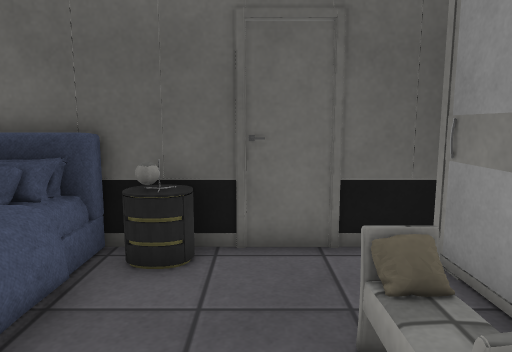
View 1 (above)

12 first-person views from a walk through a 3-D level made in the Unity game engine. The camera is 1.2 m above the floor, tilts 8° down and sees 70° across. The floor is counted in squares, 0.5 m on a side. Each view is taken from the middle of a square. On the plan, view 1 faces up. The plan holds only what a view shows up to about 20 squares ahead; the rest is blank. Some animated figures are left out. Some surface patterns are stand-ins.

View 2
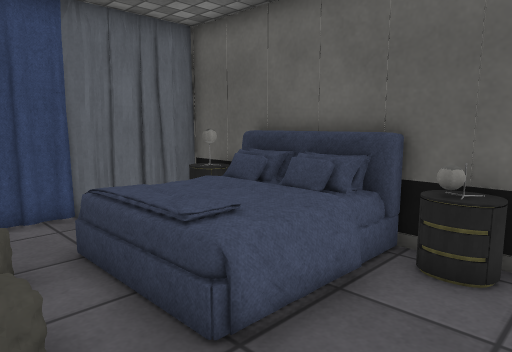

View 3
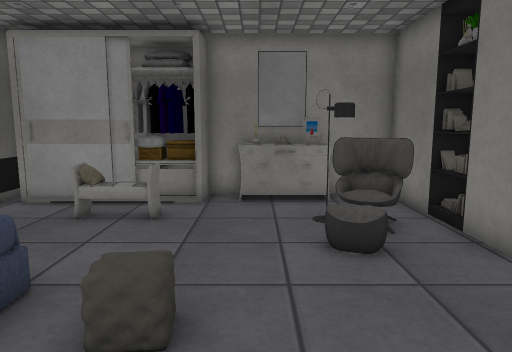

View 4
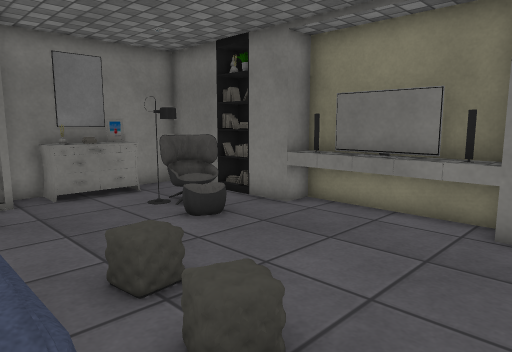

View 5
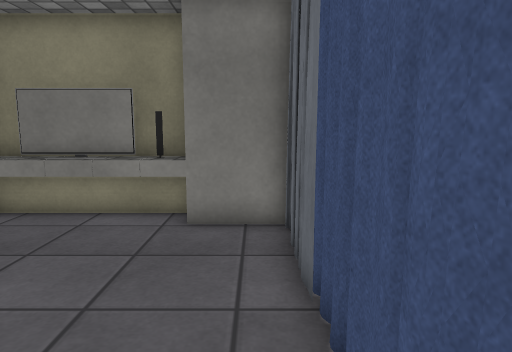

View 6
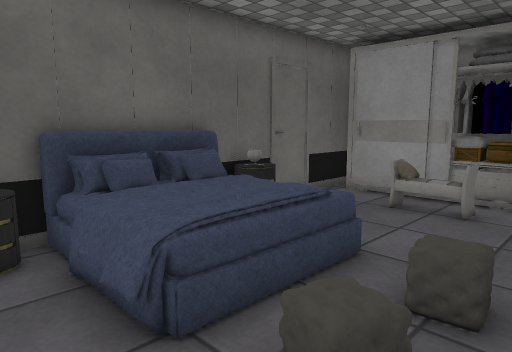

View 7
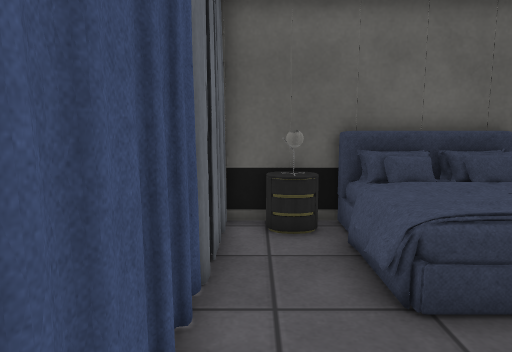

View 8
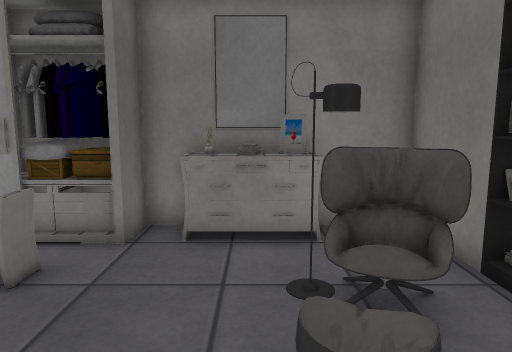

View 9
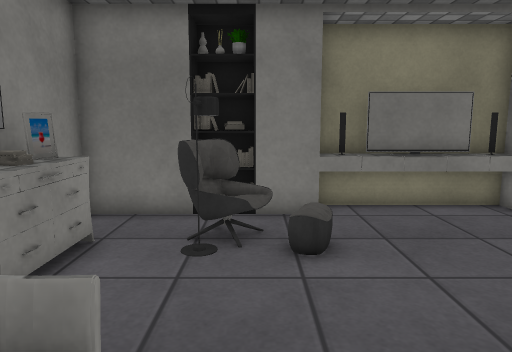

View 10
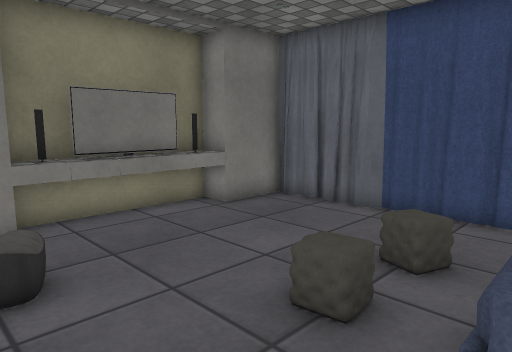

View 11
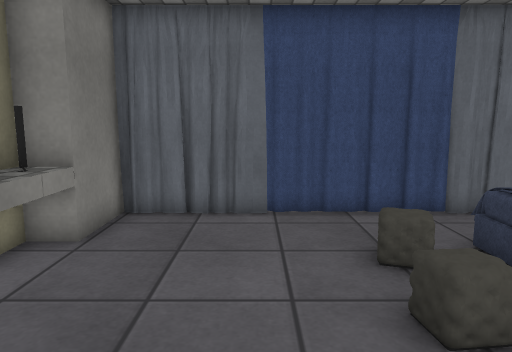

View 12
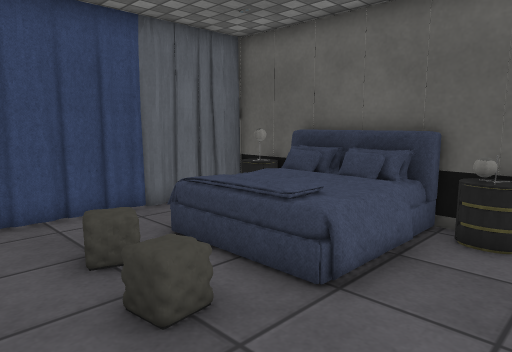

### Floor plan
Points are (right, up) in squares from view 1. A wall is a line through its corners. A room is listed if a view was taken in it or the views show most of it. See-through windows are left out.
Room 1 (views 1, 2, 3, 4, 5, 6, 7, 8, 9, 10, 11, 12)
walls: (-9.8, -0.5) (-10, -2.3); (-9.8, -1.3) (-9.9, -1.8) (-9.7, -2.5) (-10, -3.2); (-9.6, -2.3) (-9.5, -2.8); (-10, 0.1) (-10.1, -0.4) (-9.9, -1) (-9.7, -3.7); (-9.9, 1.4) (-9.9, 0.5) (-9.8, -0.1); (-9.9, 1.6) (-9.7, 0.9) (-9.8, 0.2); (-9.8, 2.2) (-9.8, 1.7); (1.4, -5.7) (4.6, -5.7) (4.6, 0.8); (-9.8, -2.4) (-9.9, -3); (-9.7, -2.7) (-9.8, -5.7); (-10, 1.9) (-9.7, 0.7); (0, -6.8) (1.7, -6.8) (1.7, -5.6); (-10, -2.5) (-10.1, -3.6); (-9.7, 3.4) (-9.8, 2.6); (-9.7, 3.5) (-9.9, 2.9) (-9.7, 2.2); (-9.8, -3.5) (-9.9, -4); (-9.9, 3.4) (-10, 2.7); (-9.7, -4.1) (-9.7, -4.6); (-9.9, 3.8) (-9.8, 2.6); (-9.6, 4.4) (-9.7, 3.9); (-9.4, 4.7) (-9.4, 4.1); (-7.3, -6.8) (-1.7, -6.8); (-9.8, -4.5) (-9.7, -5.7) (-0.5, -5.7); (-9.6, -4.8) (-9.5, -5.3); (-9.9, 4.4) (-10, 3.9); (-9.8, 4.7) (-9.8, 4.2); (-10.1, -4.3) (-10.3, -5.6); (-9.7, 5) (-9.8, 2.5); (-10, 4.7) (-9.9, 4); (-9.8, 5.6) (-9.6, 5.1); (-9.8, 5.6) (-9.7, 4.9); (-10, 5.4) (-10, 4.8); (-9.7, 6) (-9.8, 5.1); (-9.7, 6.4) (-9.9, 5.8) (-9.8, 5.2); (-9.5, 6.9) (-9.6, 6.3); (-9.6, 7) (-9.6, 5.7); (4.4, 7) (-9.7, 7) (-9.9, 6.2)
low walls: (-9.7, 3.9) (-9.7, 3.5)
objects: other object (-9, 6); lamp (-8, 6); bed (-7, 2) to (-3, 6); lamp (-2, 6); other object (-1, 6); books (0, -6); books (1, -6); chair (1, -5) to (2, -4); lamp (1, -3); other object (2, 2) to (2, 4); other object (3, -3) to (4, 0); cupboard (3, 1); other object (3, 2); cupboard (3, 3) to (4, 6); other object (4, -3); books (4, -2); other object (4, -1); box (4, 1) to (4, 2)

Where each view was taken, in squares from view 1:
view 1: 0 up, 0 right, facing up
view 2: 0 up, 0 right, facing up-left
view 3: 1 down, 8 left, facing right
view 4: 3 up, 9 left, facing down-right
view 5: 3 up, 9 left, facing down
view 6: 1 down, 9 left, facing up-right
view 7: 2 down, 9 left, facing up
view 8: 2 down, 4 left, facing right
view 9: 4 up, 0 right, facing down
view 10: 3 up, 0 right, facing down-left
view 11: 2 down, 0 right, facing left
view 12: 2 down, 0 right, facing up-left
